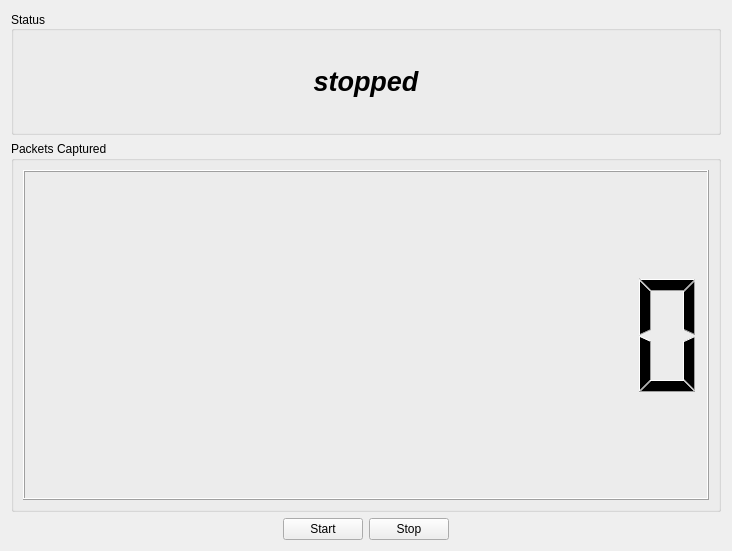
<?xml version="1.0" encoding="UTF-8"?>
<ui version="4.0">
 <class>MainWindow</class>
 <widget class="QWidget" name="MainWindow">
  <property name="geometry">
   <rect>
    <x>0</x>
    <y>0</y>
    <width>732</width>
    <height>551</height>
   </rect>
  </property>
  <property name="windowTitle">
   <string>Packets Capture</string>
  </property>
  <property name="styleSheet">
   <string notr="true"/>
  </property>
  <layout class="QVBoxLayout" name="verticalLayout">
   <item>
    <widget class="QGroupBox" name="groupBox">
     <property name="sizePolicy">
      <sizepolicy hsizetype="Preferred" vsizetype="Preferred">
       <horstretch>0</horstretch>
       <verstretch>1</verstretch>
      </sizepolicy>
     </property>
     <property name="title">
      <string>Status</string>
     </property>
     <property name="alignment">
      <set>Qt::AlignLeading|Qt::AlignLeft|Qt::AlignVCenter</set>
     </property>
     <layout class="QHBoxLayout" name="horizontalLayout_2">
      <item>
       <widget class="QLabel" name="lblStatus">
        <property name="sizePolicy">
         <sizepolicy hsizetype="Preferred" vsizetype="Preferred">
          <horstretch>0</horstretch>
          <verstretch>1</verstretch>
         </sizepolicy>
        </property>
        <property name="font">
         <font>
          <pointsize>20</pointsize>
          <weight>75</weight>
          <italic>true</italic>
          <bold>true</bold>
         </font>
        </property>
        <property name="text">
         <string>stopped</string>
        </property>
        <property name="alignment">
         <set>Qt::AlignCenter</set>
        </property>
       </widget>
      </item>
     </layout>
    </widget>
   </item>
   <item>
    <widget class="QGroupBox" name="groupBox_2">
     <property name="sizePolicy">
      <sizepolicy hsizetype="Preferred" vsizetype="Preferred">
       <horstretch>0</horstretch>
       <verstretch>3</verstretch>
      </sizepolicy>
     </property>
     <property name="title">
      <string>Packets Captured</string>
     </property>
     <layout class="QHBoxLayout" name="horizontalLayout_3">
      <item>
       <widget class="QLCDNumber" name="lcdNumber">
        <property name="numDigits">
         <number>10</number>
        </property>
       </widget>
      </item>
     </layout>
    </widget>
   </item>
   <item>
    <layout class="QHBoxLayout" name="horizontalLayout">
     <item>
      <spacer name="horizontalSpacer">
       <property name="orientation">
        <enum>Qt::Horizontal</enum>
       </property>
       <property name="sizeHint" stdset="0">
        <size>
         <width>40</width>
         <height>20</height>
        </size>
       </property>
      </spacer>
     </item>
     <item>
      <widget class="QPushButton" name="btnStart">
       <property name="text">
        <string>Start</string>
       </property>
      </widget>
     </item>
     <item>
      <widget class="QPushButton" name="btnStop">
       <property name="text">
        <string>Stop</string>
       </property>
      </widget>
     </item>
     <item>
      <spacer name="horizontalSpacer_2">
       <property name="orientation">
        <enum>Qt::Horizontal</enum>
       </property>
       <property name="sizeHint" stdset="0">
        <size>
         <width>40</width>
         <height>20</height>
        </size>
       </property>
      </spacer>
     </item>
    </layout>
   </item>
  </layout>
 </widget>
 <resources/>
 <connections/>
</ui>
